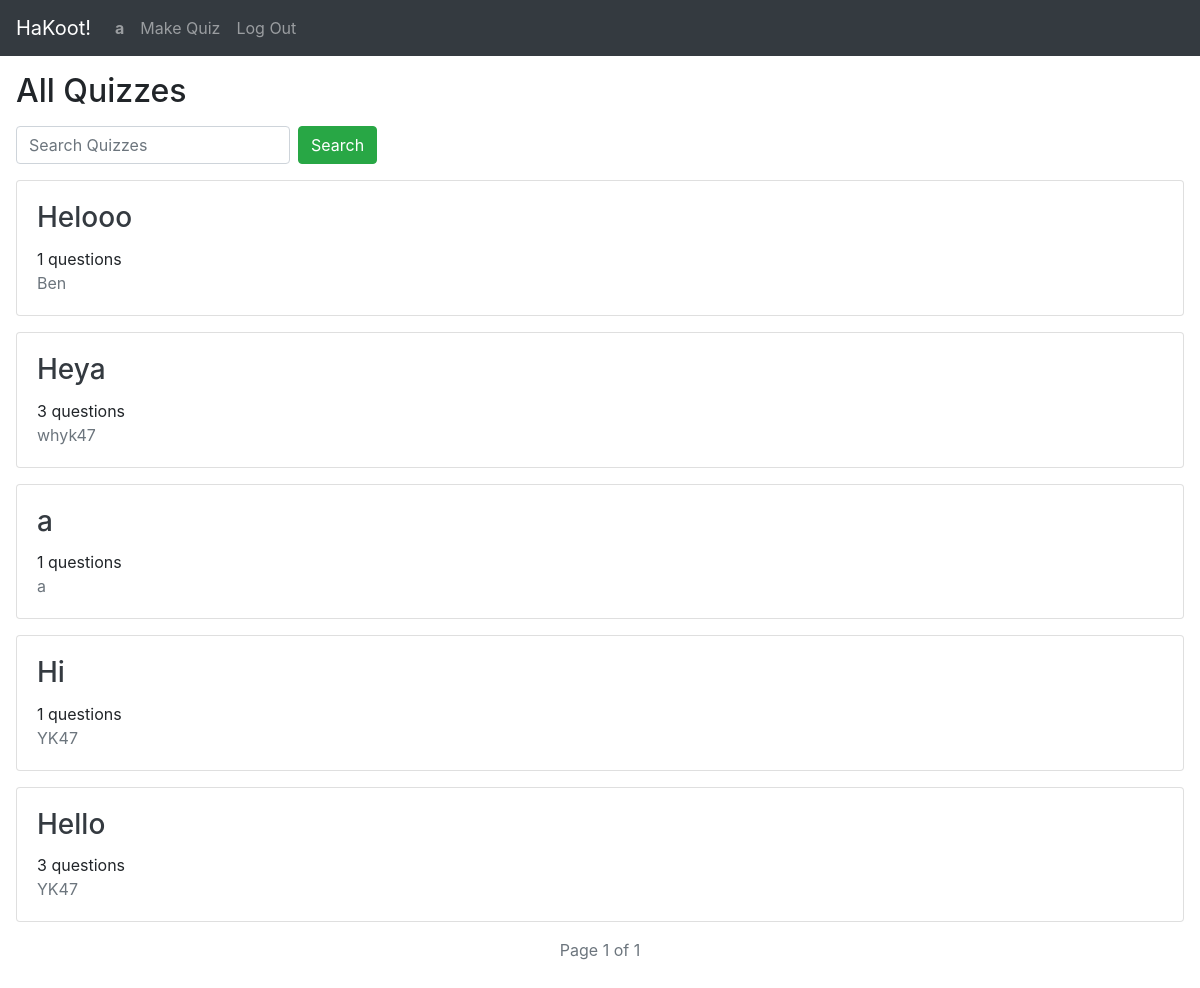
The app's page / (signed in) with its own data.
### quiz/models.py (models this page shows)
class User(AbstractUser):
    pass

class Quiz(models.Model):
    creator = models.ForeignKey(User, on_delete=models.CASCADE, related_name="quizzes")
    name = models.CharField(max_length=128)
    desc = models.CharField(max_length=512, default="")
    timestamp = models.DateTimeField(auto_now_add=True, blank=True, null=True)
    def num_questions(self):
        return self.questions.all().count()

### quiz/views.py (the view)
# urls.py: path("", views.index, name="index"),
def index(request, username=None):
    if username:
        page_title = username
        quizzes = Quiz.objects.filter(creator__username=username)
    else:
        page_title = "All Quizzes"
        quizzes = Quiz.objects.all()
    if request.method == "POST":
        page_title = "Search Results"
        query = str(request.POST['query']).lower()
        quizzes = quizzes.filter(name__contains=query)
    page = get_page(request, quizzes.order_by("-timestamp"))
    return render(request, "quiz/index.html", {
            "page_title": page_title,
            "page": page
        })

### quiz/util.py (called while the page is built)
def get_page(request, quizzes):
    paginator = Paginator(quizzes, 10)
    page_no = request.GET.get("page")
    page = paginator.get_page(page_no)
    return page

### quiz/templates/quiz/index.html (shortened to what this page needs)
{% extends "quiz/layout.html" %}
{% load static %}
{% block body %}
    <h2 class="m-3">{{ page_title }}</h2>
    {% if page_title != "Search Results" %}
        <div class="d-flex">
            <form method="post" class="form-inline mx-3 justify-content-left" action="{% url 'quiz:index' %}">
                <input class="form-control mr-2" type="search" name="query" placeholder="Search Quizzes" required>
                <button class="btn btn-success" type="submit">Search</button>
            </form>
        </div>
    {% endif %}
    {% for quiz in page %}
        <div class="card m-3">
            <div class="card-body">
                {% if quiz.creator == user %}
                    {% url 'quiz:edit' quiz.id as url %}
                {% else %}
                    {% url 'quiz:view' quiz.id as url %}
                {% endif %}
                <a href="{{ url }}">
                    <h3 class="card-title text-dark">{{ quiz.name }}</h3>
                </a>
                <div class="card-text">
                    <div>{{ quiz.num_questions }} questions</div>
                    <a href="{% url 'quiz:profile' quiz.creator %}">
                        <div class="text-muted">{{ quiz.creator }}</div>
                    </a>
                </div>
            </div>
        </div>
    {% empty %}
        <h3 class="m-3">No quizzes found.</h3>
    {% endfor %}
    <p class="text-muted d-flex justify-content-center mt-3">Page {{ page.number }} of {{ page.paginator.num_pages }}</p>
    <div class="d-flex justify-content-center">
    </div>
{% endblock %}

### quiz/templates/quiz/layout.html (shortened to what this page needs)
{% load static %}
<!DOCTYPE html>
<html lang="en" data-bs-theme="dark">
    <head>
        <link rel="stylesheet" href="https://stackpath.bootstrapcdn.com/bootstrap/4.4.1/css/bootstrap.min.css">
        <link href="{% static 'quiz/styles.css' %}" rel="stylesheet">
    </head>
    <body>
        <nav class="navbar navbar-expand-lg navbar-dark bg-dark">
            <a class="navbar-brand" href="{% url 'quiz:index' %}">HaKoot!</a>
            <div>
                <ul class="navbar-nav mr-auto">
                    {% if user.is_authenticated %}
                        <li class="nav-item">
                            <a class="nav-link" href="{% url 'quiz:profile' request.user.username %}"><strong>{{ user.username }}</strong></a>
                        </li>
                    {% endif %}
                    {% if user.is_authenticated %}
                        <li class="nav-item">
                            <a class="nav-link" href="{% url 'quiz:create' %}">Make Quiz</a>
                        </li>
                        <li class="nav-item">
                            <a class="nav-link" href="{% url 'quiz:logout' %}">Log Out</a>
                        </li>
                    {% endif %}
                </ul>
            </div>
          </nav>
        <div class="body">
            {% block body %}
            {% endblock %}
        </div>
    </body>
</html>

### records on screen
User: username "a"
Quiz: name "Helooo", num_questions "1", creator "Ben"
Quiz: name "Heya", num_questions "3", creator "whyk47"
Quiz: name "a", num_questions "1", creator "a"
Quiz: name "Hi", num_questions "1", creator "YK47"
Quiz: name "Hello", num_questions "3", creator "YK47"

### other values on screen
{{ page_title }} "All Quizzes"
{{ page.number }} "1"
{{ page.paginator.num_pages }} "1"
